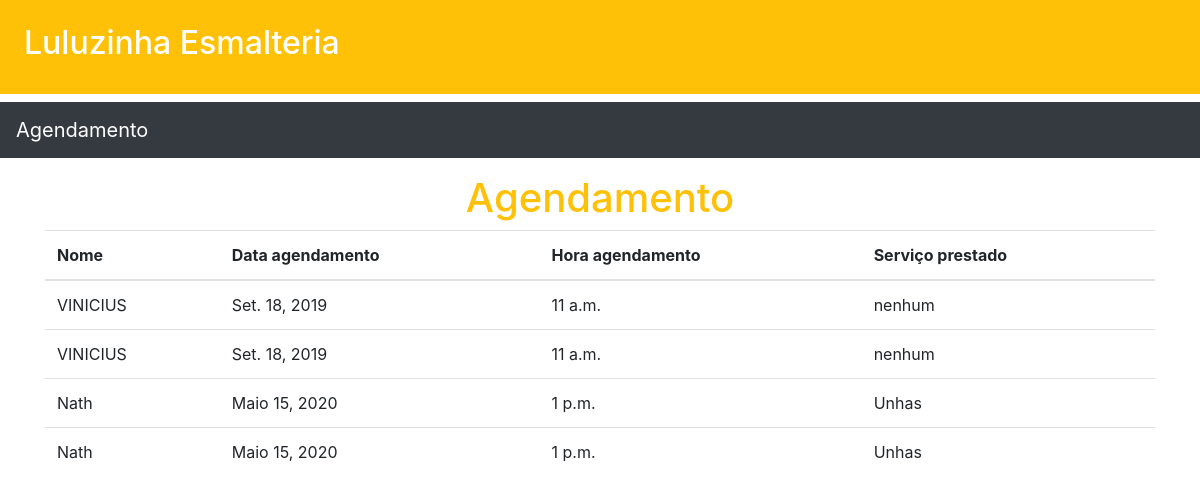
Page /agendamento/ on the committed database.
### agendamento/models.py (models this page shows, shortened)
class Agendamento(models.Model):
    nome = models.CharField(max_length=250)
    dt_agendamento = models.DateField(default='1900-01-01')
    hora_agendamento = models.TimeField(default='00:00:00')
    servico_prestado= models.CharField(max_length=250)

### agendamento/views.py (the view)
# urls.py: path('',lista_de_agendamento,name='lista_de_agendamento'),
def lista_de_agendamento(request):
    agendamento = Agendamento.objects.all().order_by('-id')
    return render(request,"agenda/lista_de_agendamento.html",{'agendamento':agendamento})

### core/templates/agenda/lista_de_agendamento.html (shortened to what this page needs)
{% extends 'baseAgendamento.html' %}
{% block content %}
<div class="container">
<div class="text-center">
<h1 class="text-warning">Agendamento</h1>
</div>
<table class="table table-head">
    <thead>
        <tr>
            <th>Nome</th>
            <th>Data agendamento</th>
            <th>Hora agendamento</th>
            <th>Serviço prestado</th>
        </tr>
    </thead>
    <tbody>
        {% for agendamento in agendamento %}
        <tr>
            <td>{{ agendamento.nome }}</td>
            <td>{{ agendamento.dt_agendamento }}</td>
            <td>{{ agendamento.hora_agendamento }}</td>
            <td>{{ agendamento.servico_prestado }}</td>
        </tr>
        {% endfor %}
    </tbody>
</table>
</div>
{% endblock content %}

### rows in the picture
Agendamento: nome "VINICIUS", dt_agendamento "Set. 18, 2019", hora_agendamento "11 a.m.", servico_prestado "nenhum"
Agendamento: nome "VINICIUS", dt_agendamento "Set. 18, 2019", hora_agendamento "11 a.m.", servico_prestado "nenhum"
Agendamento: nome "Nath", dt_agendamento "Maio 15, 2020", hora_agendamento "1 p.m.", servico_prestado "Unhas"
Agendamento: nome "Nath", dt_agendamento "Maio 15, 2020", hora_agendamento "1 p.m.", servico_prestado "Unhas"
